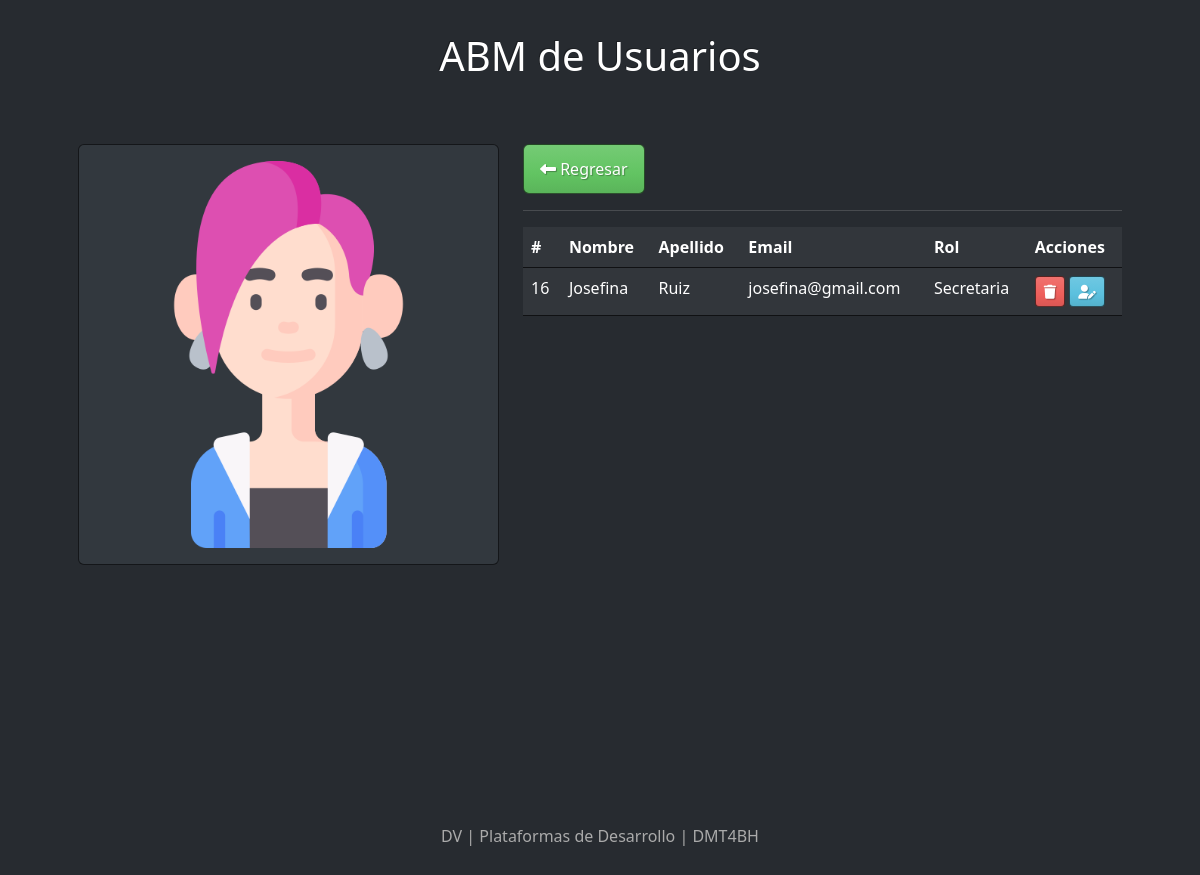
/detalle.php?id_usuario=16, run on the app's committed database.
### tables this page shows
CREATE TABLE `usuarios` (
  `id_usuario` int(11) NOT NULL,
  `nombre` varchar(64) NOT NULL,
  `foto_url` varchar(512) DEFAULT NULL,
  `apellido` varchar(64) NOT NULL,
  `email` varchar(128) NOT NULL,
  `clave` varchar(64) NOT NULL,
  `id_rol` int(11) NOT NULL
);

CREATE TABLE `roles` (
  `id_rol` int(11) NOT NULL,
  `descripcion` varchar(64) NOT NULL
);

### detalle.php (the view, shortened to what this page needs)
<?php
    require_once('acciones/conexion.php');
    if( isset( $_GET['id_usuario'] )  ){
        $id_usuario = $_GET['id_usuario'] ;
        $sql = "SELECT id_usuario, nombre, apellido, email, foto_url,
                        usuarios.id_rol, descripcion AS rol
                FROM usuarios
                INNER JOIN roles ON roles.id_rol = usuarios.id_rol
                WHERE id_usuario = $id_usuario";
        $resultado = mysqli_query($conexion, $sql);
        $arrayUsuario =  mysqli_fetch_assoc($resultado  );
        $nombre = $arrayUsuario['nombre'];
        $apellido = $arrayUsuario['apellido'];
        $email = $arrayUsuario['email'];
        $foto_url = $arrayUsuario['foto_url'];
        $rol = $arrayUsuario['rol'];
    }
?>
<!DOCTYPE html>
<html lang="es">
<head>
    <link rel="stylesheet" href="css/bootstrap.min.css">
    <link rel="stylesheet" href="https://cdnjs.cloudflare.com/ajax/libs/font-awesome/6.4.0/css/all.min.css" />
    <link rel="stylesheet" href="css/style.css">
</head>
<body>
    <header>
        <h1 class="text-white">ABM de Usuarios</h1>
    </header>
    <main class="container">
        <div class="row m-4">
            <div class="col-md-5">
                <div class="card p-3">
                    <img src="<?php echo $foto_url; ?>" alt="<?php echo $nombre; ?>">
                </div>
            </div>
            <div class="col-md-7">
                <a href="index.php" class="btn btn-success"> <i class="fa-solid fa-left-long"></i> Regresar</a>
                <hr>
                <table class="table">
                    <thead>
                        <tr>
                            <th>#</th>
                            <th>Nombre</th>
                            <th>Apellido</th>
                            <th>Email</th>
                            <th>Rol</th>
                            <th>Acciones</th>
                        </tr>
                    </thead>
                    <tbody>
                        <tr>
                            <td><?php echo $id_usuario; ?></td>
                            <td><?php echo $nombre; ?></td>
                            <td><?php echo $apellido; ?></td>
                            <td><?php echo $email; ?></td>
                            <td><?php echo $rol; ?></td>
                            <td>
                                <a href='acciones/usuarioBaja.php?id_usuario=<?php echo $id_usuario; ?>' class='btn btn-danger btn-sm'> <i class='fa-solid fa-trash'></i> </a>
                                <a href='editar.php?id_usuario=<?php echo $id_usuario; ?>' class='btn btn-info btn-sm'> <i class='fa-solid fa-user-pen'></i> </a>
                            </td>
                        </tr>
                    </tbody>
                </table>
            </div>
        </div>
    </main>
    <footer>
        <p> DV | Plataformas de Desarrollo | DMT4BH</p>
    </footer>
</body>
</html>

### css/style.css (style rules this page uses)
header, footer { height: 15vh; display: flex; justify-content: center; align-items: center; }
main { min-height: 80vh; }

### data on the page
usuarios: foto_url (picture), nombre "Josefina", apellido "Ruiz", email "josefina@gmail.com", id_rol.descripcion "Secretaria"

### other printed values
$id_usuario "16"
